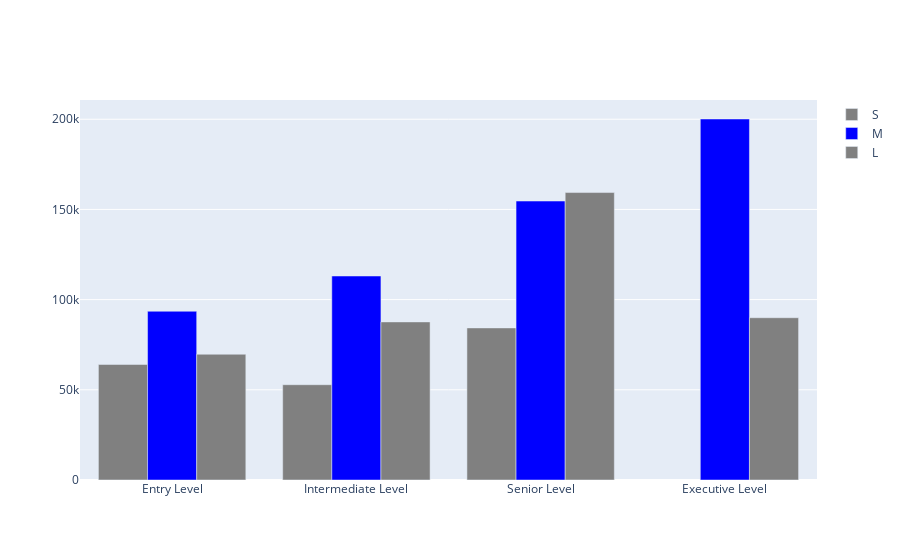

The notebook cell this image was saved under:
### Code cell
fig = go.Figure()

category_order = ['Entry Level', 'Intermediate Level', 'Senior Level', 'Executive Level']
colors = {'S': 'gray', 'M': 'blue', 'L': 'gray'}

for company_size, color in colors.items():
    filtered_data = experience_df[experience_df['company_size'] == company_size]
    fig.add_trace(go.Bar(
        x=filtered_data['experience_level'],
        y=filtered_data['salary_in_usd'],
        name=company_size,
        marker=dict(color=color),

### Figure 1 — Plotly figure (JSON) as saved in the notebook; plotly's stock layout.template omitted (floating-point values rounded to 4 significant figures)
{"data": [{"marker": {"color": "gray"}, "name": "S", "type": "bar", "x": ["Entry Level", "Intermediate Level", "Senior Level"], "y": [64040.0, 52830.0, 84310.0]}, {"marker": {"color": "blue"}, "name": "M", "type": "bar", "x": ["Entry Level", "Executive Level", "Intermediate Level", "Senior Level"], "y": [93550.0, 200100.0, 113100.0, 154600.0]}, {"marker": {"color": "gray"}, "name": "L", "type": "bar", "x": ["Entry Level", "Executive Level", "Intermediate Level", "Senior Level"], "y": [69710.0, 89962, 87640.0, 159300.0]}], "layout": {}}
